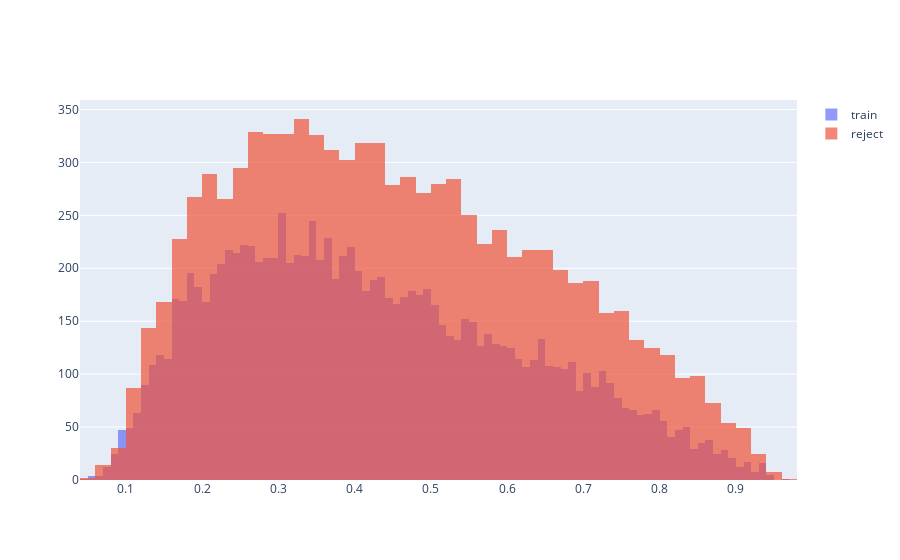

Notebook cell for this chart:
### Markdown cell above
#### Probablities

### Code cell
# get probabilities
pred_train = pd.DataFrame(model2.predict_proba(X_train))[1]
pred_reject = pd.DataFrame(model2.predict_proba(reject))[1]

# display probability distribution
fig = go.Figure()
fig.add_trace(go.Histogram(x=pred_train, name='train'))
fig.add_trace(go.Histogram(x=pred_reject, name='reject'))

# Overlay both histograms
fig.update_layout(barmode='overlay')
fig.update_traces(opacity=0.7)
fig.show()

### Figure 1 — Plotly figure (JSON) as saved in the notebook; plotly's stock layout.template omitted (floating-point values rounded to 4 significant figures; data arrays with more than 128 entries replaced by an {"elided": "..."} marker saying what was removed)
{"data": [{"name": "train", "opacity": 0.7, "type": "histogram", "x": {"elided": "11129 float values"}}, {"name": "reject", "opacity": 0.7, "type": "histogram", "x": {"elided": "9112 float values"}}], "layout": {"barmode": "overlay"}}
